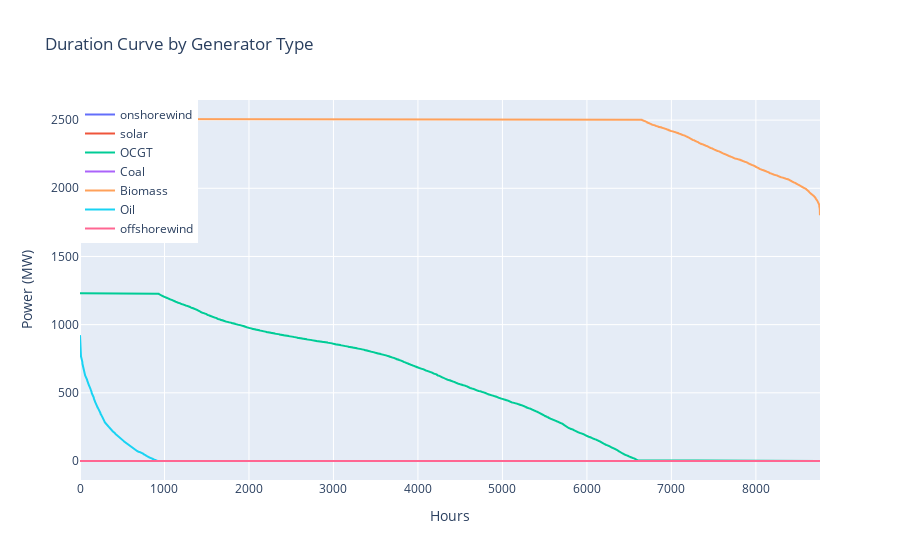

The code cell stored with this chart in its notebook:
### Code cell
import plotly.graph_objects as go

# Calculate the duration curve for each generator type
generators = ['onshorewind', 'solar', 'OCGT', 'Coal', 'Biomass', 'Oil', 'offshorewind']
duration_curves = {gen: network.generators_t.p[gen].sort_values(ascending=False).values for gen in generators}

# Create the duration curve plot
fig = go.Figure()

for gen in generators:
    fig.add_trace(go.Scatter(x=list(range(len(duration_curves[gen]))), y=duration_curves[gen], mode='lines', name=gen))

fig.update_layout(title='Duration Curve by Generator Type',
                  xaxis_title='Hours',
                  yaxis_title='Power (MW)',
                  legend=dict(x=0, y=1, traceorder='normal'))

fig.show()

### Figure 1 — Plotly figure (JSON) as saved in the notebook; plotly's stock layout.template omitted (floating-point values rounded to 4 significant figures; data arrays with more than 128 entries replaced by an {"elided": "..."} marker saying what was removed)
{"data": [{"mode": "lines", "name": "onshorewind", "type": "scatter", "x": {"elided": "8760 int values"}, "y": {"elided": "8760 float values"}}, {"mode": "lines", "name": "solar", "type": "scatter", "x": {"elided": "8760 int values"}, "y": {"elided": "8760 float values"}}, {"mode": "lines", "name": "OCGT", "type": "scatter", "x": {"elided": "8760 int values"}, "y": {"elided": "8760 float values"}}, {"mode": "lines", "name": "Coal", "type": "scatter", "x": {"elided": "8760 int values"}, "y": {"elided": "8760 float values"}}, {"mode": "lines", "name": "Biomass", "type": "scatter", "x": {"elided": "8760 int values"}, "y": {"elided": "8760 float values"}}, {"mode": "lines", "name": "Oil", "type": "scatter", "x": {"elided": "8760 int values"}, "y": {"elided": "8760 float values"}}, {"mode": "lines", "name": "offshorewind", "type": "scatter", "x": {"elided": "8760 int values"}, "y": {"elided": "8760 float values"}}], "layout": {"legend": {"traceorder": "normal", "x": 0, "y": 1}, "title": {"text": "Duration Curve by Generator Type"}, "xaxis": {"title": {"text": "Hours"}}, "yaxis": {"title": {"text": "Power (MW)"}}}}
